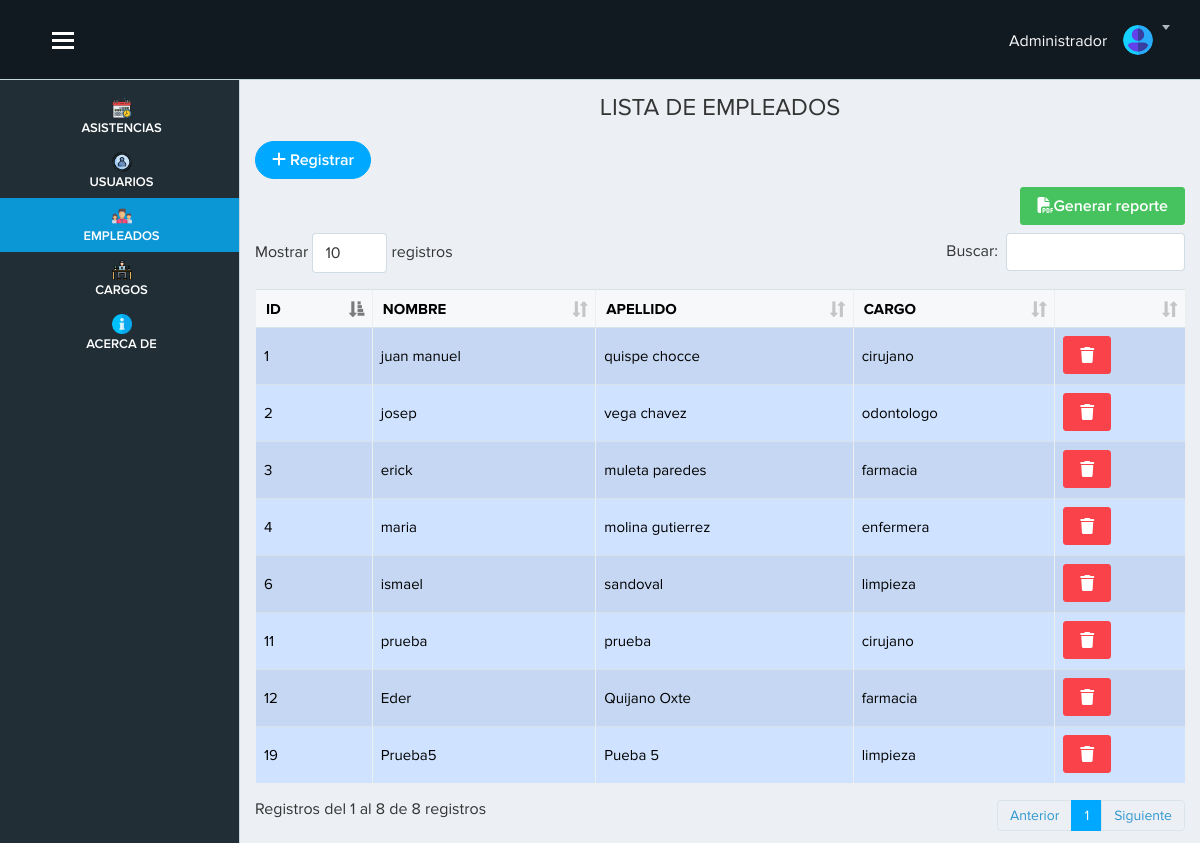
The page /vista/empleado.php (signed in) on the database its author committed.
### tables this page shows
CREATE TABLE `empleado` (
`id_empleado`  int(11) NOT NULL AUTO_INCREMENT ,
`nombre`  varchar(100) NULL DEFAULT '' ,
`apellido`  varchar(255) NULL DEFAULT '' ,
`dni`  varchar(255) NOT NULL ,
`cargo`  int(11) NOT NULL ,
PRIMARY KEY (`id_empleado`),
FOREIGN KEY (`cargo`) REFERENCES `cargo` (`id_cargo`) ON DELETE CASCADE ON UPDATE RESTRICT,
INDEX `fk1` (`cargo`) USING BTREE 
);

CREATE TABLE `cargo` (
`id_cargo`  int(11) NOT NULL AUTO_INCREMENT ,
`nombre`  varchar(100) NULL DEFAULT '' ,
PRIMARY KEY (`id_cargo`)
);

### vista/empleado.php (the view, shortened to what this page needs)
<?php require('./layout/topbar.php'); ?>
<?php require('./layout/sidebar.php'); ?>
<div class="page-content">
    <h4 class="text-center">LISTA DE EMPLEADOS</h4>
    <?php
    include "../modelo/conexion.php";
    $sql=$conexion->query("SELECT
    empleado.id_empleado,
    empleado.nombre,
    empleado.apellido,
    empleado.dni,
    empleado.cargo,
    cargo.nombre as 'nom_cargo'
    FROM
    empleado
    INNER JOIN cargo ON empleado.cargo = cargo.id_cargo
    ");
    ?>
    <a href="registro_empleado.php" class="btn btn-primary btn-rounded mb-2"><i class="fa-solid fa-plus"></i>&nbsp;Registrar</a>
    <div class="text-right mb-2">
      <a href="fpdf/reporteEmpleado.php" target="_blank" class="btn btn-success"><i class="fas fa-file-pdf"></i>Generar reporte</a>
    </div>
    <table class="table table-primary table-striped table-bordered col-12"  id="example">
  <thead>
    <tr>
      <th scope="col">ID</th>
      <th scope="col">NOMBRE</th>
      <th scope="col">APELLIDO</th>
      <th scope="col">CARGO</th>
      <th></th>
    </tr>
  </thead>
  <tbody>
    <?php
    while($datos=$sql->fetch_object()){?>
    <tr>
      <td><?= $datos->id_empleado ?></td>
      <td><?= $datos->nombre?></td>
      <td><?= $datos->apellido?></td>
      <td><?= $datos->nom_cargo?></td>
      <td>
        <a href="empleado.php?id=<?= $datos->id_empleado?>" onclick="advertencia(event)"><i class=" btn btn-danger fa-solid fa-trash"></i></a>
      </td>
    </tr>
    <?php }
    ?>
  </tbody>
</table>
</div>
</div>
<?php require('./layout/footer.php'); ?>

### vista/layout/topbar.php (style rules this page uses)
.page-content { margin-top: 70px; }

### rows shown on the page
empleado: id_empleado "1", nombre "juan manuel", apellido "quispe chocce", cargo.nombre "cirujano"
empleado: id_empleado "2", nombre "josep", apellido "vega chavez", cargo.nombre "odontologo"
empleado: id_empleado "3", nombre "erick", apellido "muleta paredes", cargo.nombre "farmacia"
empleado: id_empleado "4", nombre "maria", apellido "molina gutierrez", cargo.nombre "enfermera"
empleado: id_empleado "6", nombre "ismael", apellido "sandoval", cargo.nombre "limpieza"
empleado: id_empleado "11", nombre "prueba", apellido "prueba", cargo.nombre "cirujano"
empleado: id_empleado "12", nombre "Eder", apellido "Quijano Oxte", cargo.nombre "farmacia"
empleado: id_empleado "19", nombre "Prueba5", apellido "Pueba 5", cargo.nombre "limpieza"
